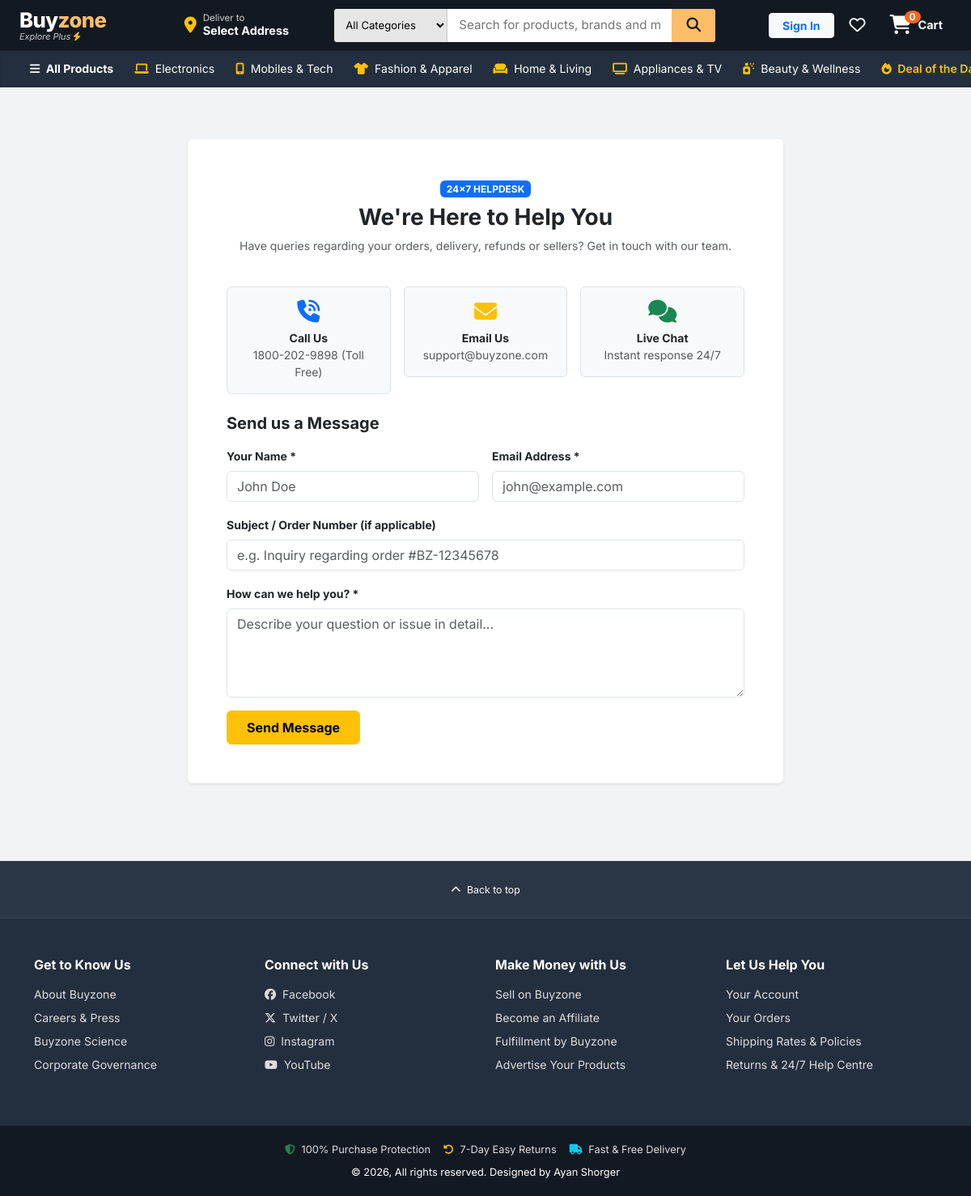
Page /contact/ on the committed database.
### store/models.py (models this page shows, shortened)
class Category(models.Model):
    name = models.CharField(max_length=100, unique=True)
    slug = models.SlugField(max_length=120, unique=True, blank=True)
    icon = models.CharField(max_length=50, blank=True, default='fa-tag', help_text="FontAwesome class e.g. fa-laptop, fa-mobile-screen")
    image = models.ImageField(upload_to='categories/', blank=True, null=True)
    image_url = models.URLField(blank=True, help_text="High-resolution CDN image URL")
    description = models.TextField(blank=True)
    parent = models.ForeignKey('self', on_delete=models.SET_NULL, null=True, blank=True, related_name='subcategories')
    is_featured = models.BooleanField(default=False)
    order = models.IntegerField(default=0)
    class Meta:
        verbose_name_plural = 'Categories'
        ordering = ['order', 'name']

### core/views.py (the view)
# urls.py: path('contact/', views.contact, name='contact'),
def contact(request):
    if request.method == 'POST':
        name = request.POST.get('name')
        messages.success(request, f"Thank you {name}! Your message has been received. Our 24/7 Buyzone support team will reach out shortly.")
        return redirect('core:contact')
    return render(request, 'core/contact.html')

### templates/core/contact.html (shortened to what this page needs)
{% extends 'base.html' %}
{% load static %}
{% block content %}
<div class="container py-5">
    <div class="row justify-content-center">
        <div class="col-lg-8">
            <div class="card border-0 shadow-sm p-4 p-md-5">
                <div class="text-center mb-4">
                    <span class="badge bg-primary text-white fw-bold mb-2">24x7 HELPDESK</span>
                    <h3 class="fw-bold text-dark">We're Here to Help You</h3>
                    <p class="text-muted small">Have queries regarding your orders, delivery, refunds or sellers? Get in touch with our team.</p>
                </div>
                <div class="row g-3 mb-4 text-center">
                    <div class="col-md-4">
                        <div class="border rounded p-3 bg-light">
                            <i class="fa-solid fa-phone-volume fs-3 text-primary mb-2"></i>
                            <div class="fw-bold small">Call Us</div>
                            <div class="small text-muted">1800-202-9898 (Toll Free)</div>
                        </div>
                    </div>
                    <div class="col-md-4">
                        <div class="border rounded p-3 bg-light">
                            <i class="fa-solid fa-envelope fs-3 text-warning mb-2"></i>
                            <div class="fw-bold small">Email Us</div>
                            <div class="small text-muted">support@buyzone.com</div>
                        </div>
                    </div>
                    <div class="col-md-4">
                        <div class="border rounded p-3 bg-light">
                            <i class="fa-solid fa-comments fs-3 text-success mb-2"></i>
                            <div class="fw-bold small">Live Chat</div>
                            <div class="small text-muted">Instant response 24/7</div>
                        </div>
                    </div>
                </div>
                <h5 class="fw-bold text-dark mb-3">Send us a Message</h5>
                <form method="POST">
                    <div class="row g-3 mb-3">
                        <div class="col-md-6">
                            <label class="form-label small fw-bold">Your Name *</label>
                            <input type="text" name="name" class="form-control" placeholder="John Doe" required>
                        </div>
                        <div class="col-md-6">
                            <label class="form-label small fw-bold">Email Address *</label>
                            <input type="email" name="email" class="form-control" placeholder="john@example.com" required>
                        </div>
                        <div class="col-12">
                            <label class="form-label small fw-bold">Subject / Order Number (if applicable)</label>
                            <input type="text" name="subject" class="form-control" placeholder="e.g. Inquiry regarding order #BZ-12345678">
                        </div>
                        <div class="col-12">
                            <label class="form-label small fw-bold">How can we help you? *</label>
                            <textarea name="message" class="form-control" rows="4" placeholder="Describe your question or issue in detail..." required></textarea>
                        </div>
                    </div>
                    <button type="submit" class="btn btn-warning fw-bold px-4 py-2">
                        Send Message
                    </button>
                </form>
            </div>
        </div>
    </div>
</div>
{% endblock %}

### templates/base.html (shortened to what this page needs)
{% load static humanize %}
<!DOCTYPE html>
<html lang="en">
<head>
    <link href="https://cdn.jsdelivr.net/npm/bootstrap@5.3.3/dist/css/bootstrap.min.css" rel="stylesheet">
    <link rel="stylesheet" href="https://cdnjs.cloudflare.com/ajax/libs/font-awesome/6.5.1/css/all.min.css">
    <link rel="stylesheet" href="{% static 'css/styles.css' %}">
</head>
<body>
    <header class="bz-top-header">
        <div class="container-fluid px-lg-4">
            <div class="row align-items-center g-2 g-md-3">
                <div class="col-6 col-md-2 col-lg-2">
                    <a href="{% url 'core:home' %}" class="bz-logo">
                        <div class="brand-text">Buy<span>zone</span></div>
                        <div class="brand-sub">Explore Plus <i class="fa-solid fa-bolt text-warning"></i></div>
                    </a>
                </div>
                <div class="col-6 col-md-2 col-lg-2 d-none d-md-block">
                    <div class="bz-delivery-box" data-bs-toggle="modal" data-bs-target="#locationModal">
                        <i class="fa-solid fa-location-dot fs-5 me-2 text-warning"></i>
                        <div class="lh-sm">
                            <div style="font-size: 0.72rem; color: #ccc;">Deliver to</div>
                            <div class="fw-bold text-truncate" style="max-width: 140px;">
                                {% if user_address %}
                                    {{ user_address.city }} {{ user_address.postal_code }}
                                {% else %}
                                    Select Address
                                {% endif %}
                            </div>
                        </div>
                    </div>
                </div>
                <div class="col-12 col-md-5 col-lg-5">
                    <form action="{% url 'core:search' %}" method="GET" class="bz-search-group">
                        <select name="category" class="bz-search-category d-none d-sm-block">
                            <option value="">All Categories</option>
                        </select>
                        <input type="text" name="q" class="bz-search-input" placeholder="Search for products, brands and more..." value="{{ request.GET.q|default:'' }}">
                        <button type="submit" class="bz-search-btn" title="Search">
                            <i class="fa-solid fa-magnifying-glass"></i>
                        </button>
                    </form>
                </div>
                <div class="col-12 col-md-3 col-lg-3 text-end d-flex align-items-center justify-content-end gap-2">
                    {% if user.is_authenticated %}
                        <div class="dropdown">
                            <a href="#" class="bz-nav-action dropdown-toggle" id="accountMenu" data-bs-toggle="dropdown" aria-expanded="false">
                                <span style="font-size: 0.72rem; color: #ccc;">Hello, {{ user.first_name|default:user.username }}</span>
                                <span class="fw-bold">Account & Orders</span>
                            </a>
                            <ul class="dropdown-menu dropdown-menu-end shadow-sm" aria-labelledby="accountMenu">
                                <li><a class="dropdown-item py-2" href="{% url 'accounts:profile' %}"><i class="fa-solid fa-user-circle me-2 text-primary"></i>My Profile</a></li>
                                <li><a class="dropdown-item py-2" href="{% url 'orders:order_history' %}"><i class="fa-solid fa-box-open me-2 text-warning"></i>My Orders</a></li>
                                <li><a class="dropdown-item py-2" href="{% url 'cart:wishlist_view' %}"><i class="fa-solid fa-heart me-2 text-danger"></i>My Wishlist</a></li>
                                <li><a class="dropdown-item py-2" href="{% url 'accounts:address_book' %}"><i class="fa-solid fa-address-book me-2 text-info"></i>Saved Addresses</a></li>
                                {% if user.is_staff %}
                                    <li><hr class="dropdown-divider"></li>
                                    <li><a class="dropdown-item py-2 text-primary" href="/admin/" target="_blank"><i class="fa-solid fa-gauge-high me-2"></i>Admin Dashboard</a></li>
                                {% endif %}
                                <li><hr class="dropdown-divider"></li>
                                <li><a class="dropdown-item py-2 text-danger" href="{% url 'accounts:logout' %}"><i class="fa-solid fa-arrow-right-from-bracket me-2"></i>Sign Out</a></li>
                            </ul>
                        </div>
                    {% else %}
                        <a href="{% url 'accounts:login' %}" class="btn btn-sm btn-light fw-bold px-3 py-1 text-primary">
                            Sign In
                        </a>
                    {% endif %}
                    <a href="{% url 'cart:wishlist_view' %}" class="bz-nav-action position-relative" title="Wishlist">
                        <i class="fa-regular fa-heart fs-5"></i>
                    </a>
                    <a href="{% url 'cart:cart_view' %}" class="bz-nav-action d-flex flex-row align-items-center position-relative" title="Shopping Cart">
                        <div class="position-relative me-2">
                            <i class="fa-solid fa-cart-shopping fs-4"></i>
                            <span class="bz-cart-badge">{{ cart_count|default:0 }}</span>
                        </div>
                        <span class="fw-bold d-none d-lg-inline">Cart</span>
                    </a>
                </div>
            </div>
        </div>
    </header>
    <nav class="bz-sub-nav">
        <div class="container-fluid px-lg-4 d-flex align-items-center overflow-x-auto text-nowrap">
            <a href="{% url 'store:product_list' %}" class="fw-bold"><i class="fa-solid fa-bars me-1"></i> All Products</a>
            {% for cat in nav_categories %}
                <a href="{% url 'store:category_detail' cat.slug %}">
                    <i class="fa-solid {{ cat.icon }} me-1 text-warning"></i> {{ cat.name }}
                </a>
            {% endfor %}
            <a href="{% url 'store:product_list' %}?discount=25" class="text-warning fw-semibold"><i class="fa-solid fa-fire me-1"></i> Deal of the Day</a>
        </div>
    </nav>
    <main class="flex-grow-1 pb-5">
        {% block content %}{% endblock %}
    </main>
    <footer class="bz-footer">
        <div class="py-4 text-center border-bottom border-secondary border-opacity-25" style="background-color: rgba(255,255,255,0.04);">
            <a href="#" class="text-white text-decoration-none small" onclick="window.scrollTo({top: 0, behavior: 'smooth'}); return false;">
                <i class="fa-solid fa-chevron-up me-1"></i> Back to top
            </a>
        </div>
        <div class="container py-5">
            <div class="row g-4">
                <div class="col-6 col-md-3">
                    <h6 class="text-white fw-bold mb-3">Get to Know Us</h6>
                    <ul class="list-unstyled">
                        <li class="mb-2"><a href="{% url 'core:about' %}">About Buyzone</a></li>
                        <li class="mb-2"><a href="#">Careers & Press</a></li>
                        <li class="mb-2"><a href="#">Buyzone Science</a></li>
                        <li class="mb-2"><a href="#">Corporate Governance</a></li>
                    </ul>
                </div>
                <div class="col-6 col-md-3">
                    <h6 class="text-white fw-bold mb-3">Connect with Us</h6>
                    <ul class="list-unstyled">
                        <li class="mb-2"><a href="#"><i class="fa-brands fa-facebook me-2"></i>Facebook</a></li>
                        <li class="mb-2"><a href="#"><i class="fa-brands fa-x-twitter me-2"></i>Twitter / X</a></li>
                        <li class="mb-2"><a href="#"><i class="fa-brands fa-instagram me-2"></i>Instagram</a></li>
                        <li class="mb-2"><a href="#"><i class="fa-brands fa-youtube me-2"></i>YouTube</a></li>
                    </ul>
                </div>
                <div class="col-6 col-md-3">
                    <h6 class="text-white fw-bold mb-3">Make Money with Us</h6>
                    <ul class="list-unstyled">
                        <li class="mb-2"><a href="#">Sell on Buyzone</a></li>
                        <li class="mb-2"><a href="#">Become an Affiliate</a></li>
                        <li class="mb-2"><a href="#">Fulfillment by Buyzone</a></li>
                        <li class="mb-2"><a href="#">Advertise Your Products</a></li>
                    </ul>
                </div>
                <div class="col-6 col-md-3">
                    <h6 class="text-white fw-bold mb-3">Let Us Help You</h6>
                    <ul class="list-unstyled">
                        <li class="mb-2"><a href="{% url 'accounts:profile' %}">Your Account</a></li>
                        <li class="mb-2"><a href="{% url 'orders:order_history' %}">Your Orders</a></li>
                        <li class="mb-2"><a href="#">Shipping Rates & Policies</a></li>
                        <li class="mb-2"><a href="{% url 'core:contact' %}">Returns & 24/7 Help Centre</a></li>
                    </ul>
                </div>
            </div>
        </div>
        <div class="bz-footer-bottom">
            <div class="container text-center">
                <div class="mb-2 d-flex justify-content-center gap-3">
                    <span class="copyright-txt"><i class="fa-solid fa-shield-halved text-success me-1"></i> 100% Purchase Protection</span>
                    <span class="copyright-txt"><i class="fa-solid fa-rotate-left text-warning me-1"></i> 7-Day Easy Returns</span>
                    <span class="copyright-txt"><i class="fa-solid fa-truck text-info me-1"></i> Fast & Free Delivery</span>
                </div>
                <div>&copy; 2026, All rights reserved. Designed by Ayan Shorger</div>
            </div>
        </div>
    </footer>
</body>
</html>

### rows in the picture
Category: name "Electronics"
Category: name "Mobiles & Tech"
Category: name "Fashion & Apparel"
Category: name "Home & Living"
Category: name "Appliances & TV"
Category: name "Beauty & Wellness"

### other values in the picture
{{ cart_count|default:0 }} "0"
